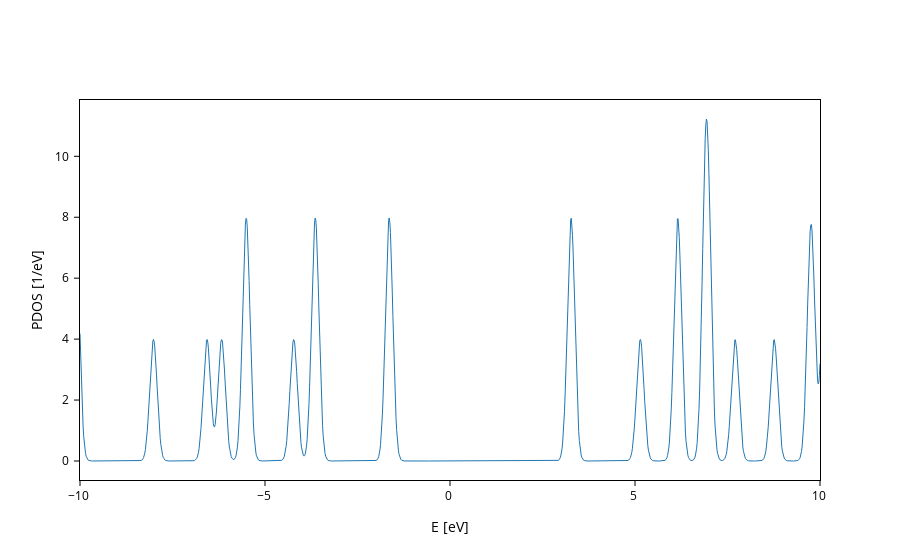

Notebook code for this chart:
### Code cell
H.plot.pdos(data_Erange=[-10,10],nE=1200,Erange=[-10,10])

### Figure 1 — Plotly figure (JSON) as saved in the notebook; plotly's stock layout.template omitted (floating-point values rounded to 4 significant figures; data arrays with more than 128 entries replaced by an {"elided": "..."} marker saying what was removed)
{"data": [{"line": {"width": 1}, "meta": {}, "mode": "lines", "name": "DOS", "type": "scatter", "x": {"elided": "1200 float values"}, "y": {"elided": "1200 float values"}}], "layout": {"autosize": true, "dragmode": "pan", "scene": {"xaxis": {"title": {"text": "E [eV]"}}, "yaxis": {"title": {"text": "PDOS [1/eV]"}}}, "xaxis": {"autorange": true, "range": [-10, 10], "title": {"text": "E [eV]"}, "type": "linear"}, "yaxis": {"autorange": true, "range": [-0.6236, 11.85], "title": {"text": "PDOS [1/eV]"}, "type": "linear"}}}
